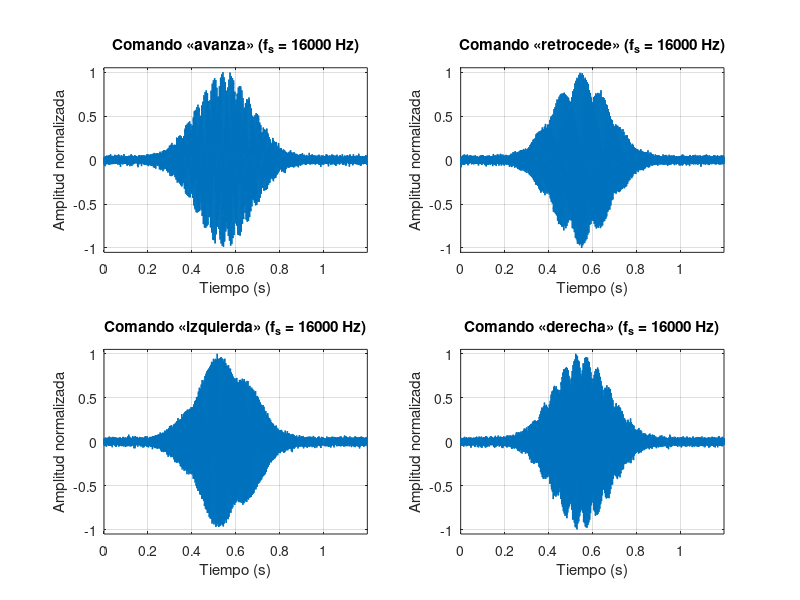

Reproduce this figure in MATLAB. (Note: this script raises an error after producing the figure.)
% =========================================================================
% FIGURA 2: Señal en el tiempo de «avanza», «retrocede», «izquierda» y «derecha»
% =========================================================================
clear; clc; close all;

comandos = {'avanza', 'retrocede', 'izquierda', 'derecha'};
archivos = {'avanza.wav', 'retrocede.wav', 'izquierda.wav', 'derecha.wav'};

figure('Color', 'w', 'Name', 'Figura 2 - Señales en el tiempo', 'Position', [100, 100, 1000, 700]);

for k = 1:length(comandos)
    cmd = comandos{k};
    archivo = archivos{k};
    
    if exist(archivo, 'file')
        % Cargar grabación propia
        [x, fs] = audioread(archivo);
        if size(x, 2) > 1
            x = mean(x, 2); % Convertir a mono si es estéreo
        end
        x = double(x(:));
    else
        % -- Alternativa si aún no tienes el archivo .wav de ese comando --
        % Descomenta las siguientes líneas para grabar desde el micrófono:
        % fs = 16000;
        % fprintf('Pronuncia "%s" al terminar el aviso...\n', cmd);
        % pause(0.5);
        % recObj = audiorecorder(fs, 16, 1);
        % recordblocking(recObj, 1.5);
        % x = getaudiodata(recObj);
        % audiowrite(archivo, x, fs);
        
        % Señal sintética provisional solo para probar el layout si falta el archivo
        warning('No se encontró %s. Se genera señal provisional de prueba.', archivo);
        fs = 16000;
        t_tmp = (0:round(1.2*fs)-1)' / fs;
        env = exp(-((t_tmp - 0.55)/0.18).^2);
        x = env .* (0.6*sin(2*pi*(160 + 25*k)*t_tmp) + 0.35*sin(2*pi*(520 + 60*k)*t_tmp)) + 0.02*randn(size(t_tmp));
    end
    
    % Centrar señal y normalizar amplitud al rango [-1, 1]
    x = x - mean(x);
    max_val = max(abs(x));
    if max_val > 0
        x_norm = x / max_val;
    else
        x_norm = x;
    end
    
    % Vector de tiempo en segundos
    t = (0:length(x_norm)-1) / fs;
    
    % Subgráfica por comando
    subplot(2, 2, k);
    plot(t, x_norm, 'LineWidth', 1.0);
    grid on;
    xlim([0, t(end)]);
    ylim([-1.05, 1.05]);
    xlabel('Tiempo (s)');
    ylabel('Amplitud normalizada');
    title(sprintf('Comando «%s» (f_s = %d Hz)', cmd, fs));
end

sgtitle('Figura 2. Señal en el tiempo de los comandos de voz normalizados');
